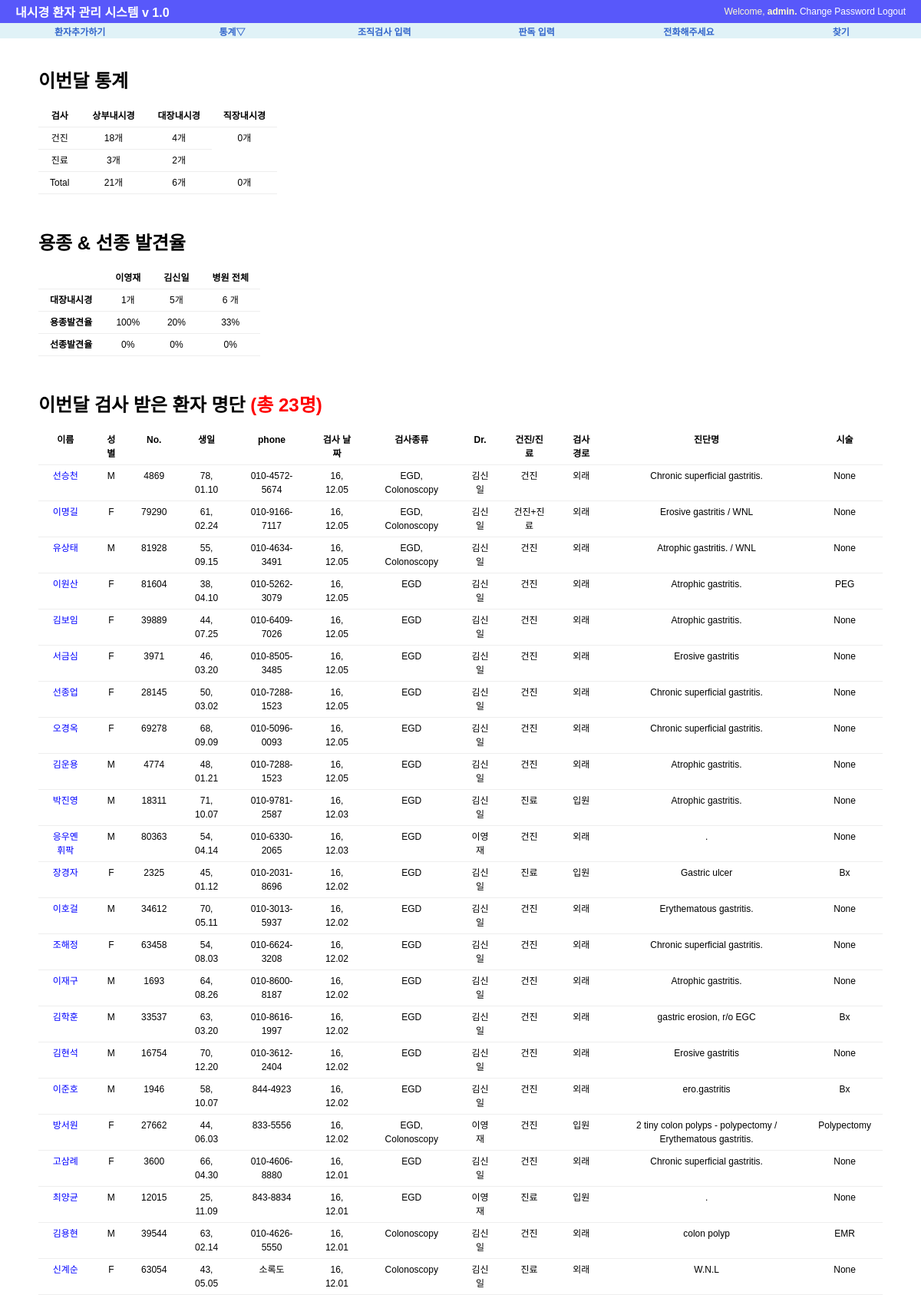
The page /procedure/thismonth/ (signed in) on the database its author committed.
### procedure/models.py (models this page shows, shortened)
class Exam(models.Model):
    exam_date=models.DateField('검사 날짜', default=date.today)
    exam_type=MultiSelectField('내시경 종류', max_length=20, max_choices=3,choices=(('E', 'EGD'),('C','Colonoscopy'), ('S','Sigmoidoscopy')))
    exam_doc=models.CharField('의사', max_length=30, choices=(('이영재','이영재'),('김신일','김신일')), default='김신일')
    exam_class=models.CharField('건진/진료',max_length=30, choices=(('건진',"건진"),('진료',"진료"),('건진+진료',"건진+진료")), default='건진')
    exam_place=models.CharField('외래/입원', max_length=20, choices=(('입원', '입원'), ('외래', '외래')), default='외래')
    patient_name=models.CharField('환자 이름', max_length=50)
    hospital_no=models.CharField('환자등록 번호', max_length=10)
    patient_sex=models.CharField('성별',max_length=10, choices=(('M',"남자"),('F', "여자")), default='M')
    patient_birth=models.DateField('생일', auto_now=False)
    patient_phone=models.CharField("전화번호", max_length=15, default="010-")
    exam_Dx=models.CharField("내시경 진단명",max_length=200)
    exam_procedure=MultiSelectField("시술", max_length=20, max_choices=5, choices=(('None','None'),('Bx',"Bx"),('CLO','CLO'),('Polypectomy', "Polypectomy"),("EMR",'EMR'),
                                                           ('ForeignBody','Foreign Body Remove'),('BleedingControl','Bleeding Control'),('PEG','PEG')))
    Bx_result=models.CharField("조직검사 결과", max_length=200, default=".")
    follow_up=models.IntegerField("추적검사 기간", default=0)
    phone_check=models.CharField("전화 통화 결과", max_length=50, default='.')
    re_visit=models.BooleanField("재방문", default=False)
    class Meta:
        ordering=['-exam_date']

### procedure/views.py (the view)
@login_required
def thismonth(request):
    g_egd=0 #건진위내시경
    j_egd=0 #진료위내시경
    g_colon=0 #건진대장내시경
    j_colon=0 #진료대장내시경
    sig=0
    first_colon=0
    second_colon=0
    first_polyp=0
    second_polyp=0
    first_adenoma=0
    second_adenoma=0
    today=date.today()
    this_month=today.month
    this_year=today.year
    all_patients=Exam.objects.all()
    context={'object_list':[],'g_egd':0, 'j_egd':0, 'total_egd':0, 'g_colon':0, 'j_colon':0, 'total_colon':0, 'sig':0, 'first_colon':0,
             'first_polyp_rate':0, 'first_adr':0, 'second_colon':0, 'second_polyp_rate':0, 'second_adr':0,
             'total_polyp_rate':0, 'total_adenoma_rate':0}
    for patient in all_patients:
        if patient.exam_date.year==this_year and patient.exam_date.month==this_month:
            context['object_list'].append(patient)
            if 'E' in patient.exam_type:
                if patient.exam_class =='건진':
                    g_egd+=1
                elif patient.exam_class=="진료":
                    j_egd+=1
                elif patient.exam_class == "건진+진료":
                    g_egd+=1
            if 'C' in patient.exam_type:
                if patient.exam_doc=="이영재":
                    first_colon+=1
                    if 'Polypectomy' in patient.exam_procedure or 'EMR' in patient.exam_procedure:
                        first_polyp+=1
                    if 'adenoma' in patient.Bx_result:
                        first_adenoma+=1
                elif patient.exam_doc=="김신일":
                    second_colon+=1
                    if 'Polypectomy' in patient.exam_procedure or 'EMR' in patient.exam_procedure:
                        second_polyp+=1
                    if 'adenoma' in patient.Bx_result:
                        second_adenoma+=1
                if patient.exam_class=="건진":
                    g_colon+=1
                elif patient.exam_class=="진료":
                    j_colon+=1
                elif patient.exam_class=="건진+진료":
                    j_colon+=1
            if 'S' in patient.exam_type : sig+=1
    context['g_egd']=g_egd
    context['j_egd'] = j_egd
    context['total_egd']=g_egd+j_egd
    context['g_colon']=g_colon
    context['j_colon']=j_colon
    context['total_colon']=g_colon+j_colon
    context['sig']=sig
    context['first_colon']=first_colon
    context['second_colon']=second_colon
    if first_colon !=0:
        context['first_polyp_rate']=int(float(first_polyp)/first_colon *100)
        context['first_adr'] = int(float(first_adenoma) / first_colon * 100)
    else : context['first_polyp_rate']='0'
    if second_colon !=0:
        context['second_polyp_rate'] = int(float(second_polyp) / second_colon * 100)
        context['second_adr'] = int(float(second_adenoma) / second_colon * 100)
    else : context['second_polyp_rate']='0'
    if context['total_colon']!=0:
        context['total_polyp_rate'] = int(float(first_polyp + second_polyp) / context['total_colon'] * 100)
        context['total_adenoma_rate'] = int(float(first_adenoma + second_adenoma) / context['total_colon'] * 100)
    else:
        context['total_polyp_rate'],context['total_adenoma_rate']='0','0'
    return render(request, 'procedure/this_month_list.html', context)

### procedure/templates/procedure/this_month_list.html (shortened to what this page needs)
{%  extends "base.html" %}
{% block content %}
<div id="content">
    <h1> 이번달 통계</h1>
    <table>
        <tr>
            <th> 검사 </th>
            <th> 상부내시경 </th>
            <th> 대장내시경</th>
            <th> 직장내시경 </th>
        </tr>
        <tr>
            <td> 건진</td>
            <td> {{g_egd}}개</td>
            <td> {{g_colon}}개</td>
            <td rowspan="2"> {{sig}}개</td>
        </tr>
        <tr>
            <td> 진료 </td>
            <td> {{j_egd}}개</td>
            <td> {{j_colon}}개</td>
        </tr>
        <tr>
            <td> Total</td>
            <td>{{total_egd}}개</td>
            <td> {{total_colon}}개</td>
            <td> {{sig}}개 </td>
        </tr>
    </table>
     <br><br>
    <h1> 용종 & 선종 발견율</h1>
    <table>
        <tr>
            <th> </th>
            <th> 이영재</th>
            <th> 김신일</th>
            <th> 병원 전체</th>
        </tr>
        <tr>
            <td> <strong>대장내시경</strong></td>
            <td> {{first_colon}}개</td>
            <td> {{second_colon}}개</td>
            <td> {{total_colon}} 개</td>
        </tr>
        <tr>
            <td> <strong>용종발견율</strong></td>
            <td> {{first_polyp_rate}}%</td>
            <td> {{second_polyp_rate}}%</td>
            <td> {{total_polyp_rate}}%</td>
        </tr>
        <tr>
            <td> <strong>선종발견율</strong></td>
            <td> {{first_adr}}%</td>
            <td> {{second_adr}}%</td>
            <td> {{total_adenoma_rate}}%</td>
        </tr>
    </table>
    <br><br>
    <h1> 이번달 검사 받은 환자 명단 <font color="red">(총 {{object_list | length }}명)</font></h1>
    {%  if object_list %}
        <table>
        <tr>
        <th> 이름</th>
        <th> 성별</th>
        <th> No.</th>
        <th> 생일</th>
        <th> phone</th>
        <th> 검사 날짜</th>
        <th> 검사종류</th>
        <th> Dr.</th>
        <th> 건진/진료</th>
        <th> 검사 경로</th>
        <th> 진단명</th>
        <th> 시술</th>
        </tr>
    {%  for list in object_list %}
        <tr>
        <td><a href="{% url 'procedure:month_update' list.id %}"><font color="blue">{{ list.patient_name }}</font></a></td>
        <td>{{ list.patient_sex }}</td>
        <td>{{ list.hospital_no}}</td>
        <td>{{ list.patient_birth |  date:"y, m.d"}}</td>
        <td>{{ list.patient_phone}}</td>
        <td>{{ list.exam_date |  date:"y, m.d" }}</td>
        <td>{{ list.exam_type }}</td>
        <td>{{ list.exam_doc}}</td>
        <td>{{ list.exam_class }}</td>
        <td>{{ list.exam_place }}</td>
        <td>{{ list.exam_Dx }}</td>
        <td>{{ list.exam_procedure }}</td>
        </tr>
    {% endfor %}
        </table>
    {%  endif %}
</div>
{% endblock %}

### templates/base.html (shortened to what this page needs)
<!DOCTYPE html>
<html lang="ko">
<head>
    {% load staticfiles %}
    <link rel="stylesheet" type="text/css" href="{% static "css/base.css" %}" >
    <link rel="stylesheet" type="text/css" href="{% block extrastyle %}{% endblock %}" />
</head>
<body>
<div id="header">
    <h2 class="maintitle"><a href="#"> <a href="{% url 'home' %}"> 내시경 환자 관리 시스템 v 1.0</a></h2>
    {% if user.is_active %}
    <h4 class="welcome">Welcome,
        <strong> {% firstof user.get_short_name user.get_username %}.</strong>
        <a href="{% url 'password_change' %}"> Change Password</a>
        <a href="{% url 'logout' %}">Logout</a>
    </h4>
    {% else %}
    <h4 class="welcome"> 로그인해 주세요./
        <a href=" {% url 'login' %}">Login</a>
        <a href=" {% url 'register' %}">Register</a>
    </h4>
    {% endif %}
</div>
<div id ="menu">
    <li><a href="{% url 'procedure:add' %}"> 환자추가하기</a></li>
    <li><a href="#" >통계&bigtriangledown;</a>
    </li>
    <li><a href="{% url 'procedure:biopsy' %}">조직검사 입력</a></li>
    <li><a href="{% url 'procedure:readinglist' %}">판독 입력</a></li>
    <li><a href="{% url 'procedure:phone' %}">전화해주세요</a></li>
    <li><a href="{% url 'procedure:search' %}"> 찾기</a></li>
</div>
{% block content %}{% endblock %}
</body>
</html>

### static/css/base.css (style rules this page uses)
body { font-family: "Lucida Grande", Verdana, Arial,sans-serif; font-size: 12px }
div#header { position: absolute; top: 0px; left: 0px; height: 30px; width:1200px; display: table; background: #5858FA; }
div#menu { position: absolute; top:30px; left:0px; height: 20px; width: 1200px; display:table; table-layout: fixed; border-spacing: 10px 0px; background: #E0F2F7; font_size: 8px; }
div#content { position: absolute; top: 70px; left: 50px; right: 50px; }
.maintitle { display: table-cell; vertical-align: middle; padding-left: 20px; color: #fffccf; font-weight: bold; font-size: 16px; }
.welcome { display: table-cell; vertical-align: middle; text-align: right; padding-right: 20px; color: #fffccf; font-weight: normal; font-size: 12px; }
div#menu a:link, div#menu a:visited { color:#36c; }
div#menu >li { display: table-cell; vertical-align: middle; border: 0px solid #bbb; border-radius: 5px; text-align: center; font-weight: bold; }
a:link, a:visited { color: #FFFFFF; text-decoration: none; }
table { border-collapse: collapse; text-align: center; }
td, th { line-height: 18px; border-bottom: 1px solid #eee; vertical-align: top; padding : 5px 15px; font-family : "Lucida Grande", Verdana, Arial, sans-serif; }

### rows shown on the page
Exam: patient_name "선승천", patient_sex "M", hospital_no "4869", patient_birth "78, 01.10", patient_phone "010-4572-5674", exam_date "16, 12.05", exam_type "EGD, Colonoscopy", exam_doc "김신일", exam_class "건진", exam_place "외래", exam_Dx "Chronic superficial gastritis.", exam_procedure "None"
Exam: patient_name "이명길", patient_sex "F", hospital_no "79290", patient_birth "61, 02.24", patient_phone "010-9166-7117", exam_date "16, 12.05", exam_type "EGD, Colonoscopy", exam_doc "김신일", exam_class "건진+진료", exam_place "외래", exam_Dx "Erosive gastritis / WNL", exam_procedure "None"
Exam: patient_name "유상태", patient_sex "M", hospital_no "81928", patient_birth "55, 09.15", patient_phone "010-4634-3491", exam_date "16, 12.05", exam_type "EGD, Colonoscopy", exam_doc "김신일", exam_class "건진", exam_place "외래", exam_Dx "Atrophic gastritis. / WNL", exam_procedure "None"
Exam: patient_name "이원산", patient_sex "F", hospital_no "81604", patient_birth "38, 04.10", patient_phone "010-5262-3079", exam_date "16, 12.05", exam_type "EGD", exam_doc "김신일", exam_class "건진", exam_place "외래", exam_Dx "Atrophic gastritis.", exam_procedure "PEG"
Exam: patient_name "김보임", patient_sex "F", hospital_no "39889", patient_birth "44, 07.25", patient_phone "010-6409-7026", exam_date "16, 12.05", exam_type "EGD", exam_doc "김신일", exam_class "건진", exam_place "외래", exam_Dx "Atrophic gastritis.", exam_procedure "None"
Exam: patient_name "서금심", patient_sex "F", hospital_no "3971", patient_birth "46, 03.20", patient_phone "010-8505-3485", exam_date "16, 12.05", exam_type "EGD", exam_doc "김신일", exam_class "건진", exam_place "외래", exam_Dx "Erosive gastritis", exam_procedure "None"
Exam: patient_name "선종업", patient_sex "F", hospital_no "28145", patient_birth "50, 03.02", patient_phone "010-7288-1523", exam_date "16, 12.05", exam_type "EGD", exam_doc "김신일", exam_class "건진", exam_place "외래", exam_Dx "Chronic superficial gastritis.", exam_procedure "None"
Exam: patient_name "오경옥", patient_sex "F", hospital_no "69278", patient_birth "68, 09.09", patient_phone "010-5096-0093", exam_date "16, 12.05", exam_type "EGD", exam_doc "김신일", exam_class "건진", exam_place "외래", exam_Dx "Chronic superficial gastritis.", exam_procedure "None"
Exam: patient_name "김운용", patient_sex "M", hospital_no "4774", patient_birth "48, 01.21", patient_phone "010-7288-1523", exam_date "16, 12.05", exam_type "EGD", exam_doc "김신일", exam_class "건진", exam_place "외래", exam_Dx "Atrophic gastritis.", exam_procedure "None"
Exam: patient_name "박진영", patient_sex "M", hospital_no "18311", patient_birth "71, 10.07", patient_phone "010-9781-2587", exam_date "16, 12.03", exam_type "EGD", exam_doc "김신일", exam_class "진료", exam_place "입원", exam_Dx "Atrophic gastritis.", exam_procedure "None"
Exam: patient_name "응우옌휘팍", patient_sex "M", hospital_no "80363", patient_birth "54, 04.14", patient_phone "010-6330-2065", exam_date "16, 12.03", exam_type "EGD", exam_doc "이영재", exam_class "건진", exam_place "외래", exam_Dx ".", exam_procedure "None"
Exam: patient_name "장경자", patient_sex "F", hospital_no "2325", patient_birth "45, 01.12", patient_phone "010-2031-8696", exam_date "16, 12.02", exam_type "EGD", exam_doc "김신일", exam_class "진료", exam_place "입원", exam_Dx "Gastric ulcer", exam_procedure "Bx"
Exam: patient_name "이호걸", patient_sex "M", hospital_no "34612", patient_birth "70, 05.11", patient_phone "010-3013-5937", exam_date "16, 12.02", exam_type "EGD", exam_doc "김신일", exam_class "건진", exam_place "외래", exam_Dx "Erythematous gastritis.", exam_procedure "None"
Exam: patient_name "조해정", patient_sex "F", hospital_no "63458", patient_birth "54, 08.03", patient_phone "010-6624-3208", exam_date "16, 12.02", exam_type "EGD", exam_doc "김신일", exam_class "건진", exam_place "외래", exam_Dx "Chronic superficial gastritis.", exam_procedure "None"
Exam: patient_name "이재구", patient_sex "M", hospital_no "1693", patient_birth "64, 08.26", patient_phone "010-8600-8187", exam_date "16, 12.02", exam_type "EGD", exam_doc "김신일", exam_class "건진", exam_place "외래", exam_Dx "Atrophic gastritis.", exam_procedure "None"
Exam: patient_name "김학훈", patient_sex "M", hospital_no "33537", patient_birth "63, 03.20", patient_phone "010-8616-1997", exam_date "16, 12.02", exam_type "EGD", exam_doc "김신일", exam_class "건진", exam_place "외래", exam_Dx "gastric erosion, r/o EGC", exam_procedure "Bx"
Exam: patient_name "김현석", patient_sex "M", hospital_no "16754", patient_birth "70, 12.20", patient_phone "010-3612-2404", exam_date "16, 12.02", exam_type "EGD", exam_doc "김신일", exam_class "건진", exam_place "외래", exam_Dx "Erosive gastritis", exam_procedure "None"
Exam: patient_name "이준호", patient_sex "M", hospital_no "1946", patient_birth "58, 10.07", patient_phone "844-4923", exam_date "16, 12.02", exam_type "EGD", exam_doc "김신일", exam_class "건진", exam_place "외래", exam_Dx "ero.gastritis", exam_procedure "Bx"
Exam: patient_name "방서원", patient_sex "F", hospital_no "27662", patient_birth "44, 06.03", patient_phone "833-5556", exam_date "16, 12.02", exam_type "EGD, Colonoscopy", exam_doc "이영재", exam_class "건진", exam_place "입원", exam_Dx "2 tiny colon polyps - polypectomy / Erythematous gastritis.", exam_procedure "Polypectomy"
Exam: patient_name "고삼례", patient_sex "F", hospital_no "3600", patient_birth "66, 04.30", patient_phone "010-4606-8880", exam_date "16, 12.01", exam_type "EGD", exam_doc "김신일", exam_class "건진", exam_place "외래", exam_Dx "Chronic superficial gastritis.", exam_procedure "None"
Exam: patient_name "최양균", patient_sex "M", hospital_no "12015", patient_birth "25, 11.09", patient_phone "843-8834", exam_date "16, 12.01", exam_type "EGD", exam_doc "이영재", exam_class "진료", exam_place "입원", exam_Dx ".", exam_procedure "None"
Exam: patient_name "김용현", patient_sex "M", hospital_no "39544", patient_birth "63, 02.14", patient_phone "010-4626-5550", exam_date "16, 12.01", exam_type "Colonoscopy", exam_doc "김신일", exam_class "건진", exam_place "외래", exam_Dx "colon polyp", exam_procedure "EMR"
Exam: patient_name "신계순", patient_sex "F", hospital_no "63054", patient_birth "43, 05.05", patient_phone "소록도", exam_date "16, 12.01", exam_type "Colonoscopy", exam_doc "김신일", exam_class "진료", exam_place "외래", exam_Dx "W.N.L", exam_procedure "None"

### other values the page prints
{{ g_egd }} "18"
{{ g_colon }} "4"
{{ sig }} "0"
{{ j_egd }} "3"
{{ j_colon }} "2"
{{ total_egd }} "21"
{{ total_colon }} "6"
{{ first_colon }} "1"
{{ second_colon }} "5"
{{ first_polyp_rate }} "100"
{{ second_polyp_rate }} "20"
{{ total_polyp_rate }} "33"
{{ first_adr }} "0"
{{ second_adr }} "0"
{{ total_adenoma_rate }} "0"
